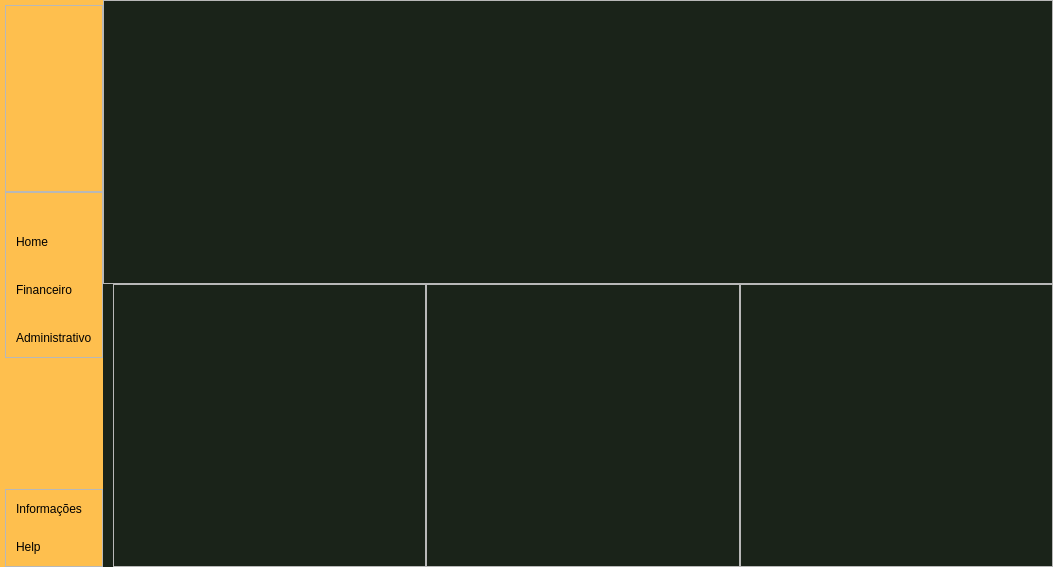
<?xml version="1.0" encoding="UTF-8"?>
<ui version="4.0">
 <class>extensivo</class>
 <widget class="QDialog" name="extensivo">
  <property name="geometry">
   <rect>
    <x>0</x>
    <y>0</y>
    <width>1053</width>
    <height>567</height>
   </rect>
  </property>
  <property name="windowTitle">
   <string>Dialog</string>
  </property>
  <layout class="QVBoxLayout" name="verticalLayout">
   <property name="spacing">
    <number>0</number>
   </property>
   <property name="leftMargin">
    <number>0</number>
   </property>
   <property name="topMargin">
    <number>0</number>
   </property>
   <property name="rightMargin">
    <number>0</number>
   </property>
   <property name="bottomMargin">
    <number>0</number>
   </property>
   <item>
    <widget class="QWidget" name="widget" native="true">
     <property name="styleSheet">
      <string notr="true"/>
     </property>
     <layout class="QHBoxLayout" name="horizontalLayout">
      <property name="spacing">
       <number>0</number>
      </property>
      <property name="leftMargin">
       <number>0</number>
      </property>
      <property name="topMargin">
       <number>0</number>
      </property>
      <property name="rightMargin">
       <number>0</number>
      </property>
      <property name="bottomMargin">
       <number>0</number>
      </property>
      <item alignment="Qt::AlignLeft">
       <widget class="QWidget" name="leftMenu" native="true">
        <property name="styleSheet">
         <string notr="true">#leftMenu
{
	
	background-color: rgb(254, 191, 78);
}</string>
        </property>
        <layout class="QVBoxLayout" name="verticalLayout_2">
         <property name="spacing">
          <number>0</number>
         </property>
         <property name="leftMargin">
          <number>5</number>
         </property>
         <property name="topMargin">
          <number>0</number>
         </property>
         <property name="rightMargin">
          <number>0</number>
         </property>
         <property name="bottomMargin">
          <number>0</number>
         </property>
         <item alignment="Qt::AlignLeft">
          <widget class="QWidget" name="leftMenuSub" native="true">
           <layout class="QVBoxLayout" name="verticalLayout_3">
            <property name="spacing">
             <number>0</number>
            </property>
            <property name="leftMargin">
             <number>0</number>
            </property>
            <property name="topMargin">
             <number>5</number>
            </property>
            <property name="rightMargin">
             <number>0</number>
            </property>
            <property name="bottomMargin">
             <number>0</number>
            </property>
            <item>
             <widget class="QFrame" name="frame">
              <property name="frameShape">
               <enum>QFrame::StyledPanel</enum>
              </property>
              <property name="frameShadow">
               <enum>QFrame::Raised</enum>
              </property>
              <layout class="QHBoxLayout" name="horizontalLayout_2">
               <property name="spacing">
                <number>0</number>
               </property>
               <property name="leftMargin">
                <number>0</number>
               </property>
               <property name="topMargin">
                <number>0</number>
               </property>
               <property name="rightMargin">
                <number>0</number>
               </property>
               <property name="bottomMargin">
                <number>0</number>
               </property>
               <item alignment="Qt::AlignLeft">
                <widget class="QLabel" name="logo">
                 <property name="maximumSize">
                  <size>
                   <width>166</width>
                   <height>56</height>
                  </size>
                 </property>
                 <property name="styleSheet">
                  <string notr="true">#logo
{
	backgroud-repeat: no-repeat;
backgroud-position: center;
}</string>
                 </property>
                 <property name="text">
                  <string/>
                 </property>
                 <property name="pixmap">
                  <pixmap>../../img plural/nova.png</pixmap>
                 </property>
                 <property name="scaledContents">
                  <bool>true</bool>
                 </property>
                </widget>
               </item>
              </layout>
             </widget>
            </item>
            <item alignment="Qt::AlignTop">
             <widget class="QFrame" name="frame_2">
              <property name="sizePolicy">
               <sizepolicy hsizetype="Preferred" vsizetype="Preferred">
                <horstretch>0</horstretch>
                <verstretch>0</verstretch>
               </sizepolicy>
              </property>
              <property name="frameShape">
               <enum>QFrame::StyledPanel</enum>
              </property>
              <property name="frameShadow">
               <enum>QFrame::Raised</enum>
              </property>
              <layout class="QVBoxLayout" name="verticalLayout_4">
               <property name="spacing">
                <number>0</number>
               </property>
               <property name="leftMargin">
                <number>0</number>
               </property>
               <property name="topMargin">
                <number>10</number>
               </property>
               <property name="rightMargin">
                <number>0</number>
               </property>
               <property name="bottomMargin">
                <number>10</number>
               </property>
               <item>
                <widget class="QPushButton" name="homeButton">
                 <property name="toolTip">
                  <string>Home</string>
                 </property>
                 <property name="styleSheet">
                  <string notr="true">#homeButton
{
	border: none;
	backgroud-color: transparent;
	backgroud: none;
	padding: 2px 10px;
	margin: 0;
	text-align: left;
	margin-top: 30px
}</string>
                 </property>
                 <property name="text">
                  <string>Home</string>
                 </property>
                 <property name="icon">
                  <iconset>
                   <normaloff>../../img plural/feather/home.svg</normaloff>../../img plural/feather/home.svg</iconset>
                 </property>
                 <property name="iconSize">
                  <size>
                   <width>24</width>
                   <height>24</height>
                  </size>
                 </property>
                </widget>
               </item>
               <item>
                <widget class="QPushButton" name="finButton">
                 <property name="toolTip">
                  <string>Financeiro</string>
                 </property>
                 <property name="styleSheet">
                  <string notr="true">#finButton
{
	border: none;
	backgroud-color: transparent;
	backgroud: none;
	padding: 2px 10px;
	margin: 0;
	text-align: left;
	margin-top: 30px
}</string>
                 </property>
                 <property name="text">
                  <string>Financeiro</string>
                 </property>
                 <property name="icon">
                  <iconset>
                   <normaloff>../../img plural/feather/dollar-sign.svg</normaloff>../../img plural/feather/dollar-sign.svg</iconset>
                 </property>
                 <property name="iconSize">
                  <size>
                   <width>24</width>
                   <height>24</height>
                  </size>
                 </property>
                </widget>
               </item>
               <item>
                <widget class="QPushButton" name="admButton">
                 <property name="toolTip">
                  <string>Administrativo</string>
                 </property>
                 <property name="styleSheet">
                  <string notr="true">#admButton
{
	border: none;
	backgroud-color: transparent;
	backgroud: none;
	margin: 0;
	text-align: left;
	padding: 2px 10px;
	margin-top: 30px
}</string>
                 </property>
                 <property name="text">
                  <string>Administrativo</string>
                 </property>
                 <property name="icon">
                  <iconset>
                   <normaloff>../../img plural/feather/archive.svg</normaloff>../../img plural/feather/archive.svg</iconset>
                 </property>
                 <property name="iconSize">
                  <size>
                   <width>24</width>
                   <height>24</height>
                  </size>
                 </property>
                </widget>
               </item>
              </layout>
             </widget>
            </item>
            <item alignment="Qt::AlignBottom">
             <widget class="QFrame" name="frame_3">
              <property name="frameShape">
               <enum>QFrame::StyledPanel</enum>
              </property>
              <property name="frameShadow">
               <enum>QFrame::Raised</enum>
              </property>
              <layout class="QVBoxLayout" name="verticalLayout_5">
               <property name="spacing">
                <number>0</number>
               </property>
               <property name="leftMargin">
                <number>0</number>
               </property>
               <property name="topMargin">
                <number>10</number>
               </property>
               <property name="rightMargin">
                <number>0</number>
               </property>
               <property name="bottomMargin">
                <number>10</number>
               </property>
               <item>
                <widget class="QPushButton" name="infoButton">
                 <property name="toolTip">
                  <string>Help</string>
                 </property>
                 <property name="styleSheet">
                  <string notr="true">#infoButton
{
	border: none;
	backgroud-color: transparent;
	backgroud: none;
	padding: 2px 10px;
	margin: 0;
	text-align: left;
}</string>
                 </property>
                 <property name="text">
                  <string>Informações</string>
                 </property>
                 <property name="icon">
                  <iconset>
                   <normaloff>../../img plural/feather/info.svg</normaloff>../../img plural/feather/info.svg</iconset>
                 </property>
                 <property name="iconSize">
                  <size>
                   <width>24</width>
                   <height>24</height>
                  </size>
                 </property>
                </widget>
               </item>
               <item>
                <widget class="QPushButton" name="helpButton">
                 <property name="toolTip">
                  <string>Help</string>
                 </property>
                 <property name="styleSheet">
                  <string notr="true">#helpButton
{
	border: none;
	backgroud-color: transparent;
	backgroud: none;
	padding: 2px 10px;
	margin: 0;
	text-align: left;
	margin-top: 20px
}</string>
                 </property>
                 <property name="text">
                  <string>Help</string>
                 </property>
                 <property name="icon">
                  <iconset>
                   <normaloff>../../img plural/feather/help-circle.svg</normaloff>../../img plural/feather/help-circle.svg</iconset>
                 </property>
                 <property name="iconSize">
                  <size>
                   <width>24</width>
                   <height>24</height>
                  </size>
                 </property>
                </widget>
               </item>
              </layout>
             </widget>
            </item>
           </layout>
          </widget>
         </item>
        </layout>
       </widget>
      </item>
      <item>
       <widget class="QWidget" name="rightMenu" native="true">
        <property name="sizePolicy">
         <sizepolicy hsizetype="Expanding" vsizetype="Preferred">
          <horstretch>0</horstretch>
          <verstretch>0</verstretch>
         </sizepolicy>
        </property>
        <property name="maximumSize">
         <size>
          <width>16777215</width>
          <height>16777215</height>
         </size>
        </property>
        <property name="styleSheet">
         <string notr="true">#rightMenu
{
	
	background-color: rgb(26, 35, 25);
}</string>
        </property>
        <layout class="QVBoxLayout" name="verticalLayout_11">
         <property name="spacing">
          <number>0</number>
         </property>
         <property name="leftMargin">
          <number>0</number>
         </property>
         <property name="topMargin">
          <number>0</number>
         </property>
         <property name="rightMargin">
          <number>0</number>
         </property>
         <property name="bottomMargin">
          <number>0</number>
         </property>
         <item>
          <widget class="QFrame" name="frame_6">
           <property name="frameShape">
            <enum>QFrame::StyledPanel</enum>
           </property>
           <property name="frameShadow">
            <enum>QFrame::Raised</enum>
           </property>
           <layout class="QVBoxLayout" name="verticalLayout_6">
            <property name="spacing">
             <number>0</number>
            </property>
            <property name="leftMargin">
             <number>40</number>
            </property>
            <property name="topMargin">
             <number>10</number>
            </property>
            <property name="rightMargin">
             <number>0</number>
            </property>
            <property name="bottomMargin">
             <number>0</number>
            </property>
            <item alignment="Qt::AlignHCenter|Qt::AlignTop">
             <widget class="QLabel" name="label_4">
              <property name="maximumSize">
               <size>
                <width>200</width>
                <height>90</height>
               </size>
              </property>
              <property name="font">
               <font>
                <pointsize>12</pointsize>
               </font>
              </property>
              <property name="styleSheet">
               <string notr="true">#label_4
{
	margin-top:10px;
	color: rgb(255, 255, 255);
}</string>
              </property>
              <property name="text">
               <string/>
              </property>
              <property name="pixmap">
               <pixmap>../../img plural/LOGO_extensivo_2022-amarelo.png</pixmap>
              </property>
              <property name="scaledContents">
               <bool>true</bool>
              </property>
             </widget>
            </item>
           </layout>
          </widget>
         </item>
         <item>
          <widget class="QWidget" name="widget_2" native="true">
           <layout class="QHBoxLayout" name="horizontalLayout_4">
            <property name="spacing">
             <number>0</number>
            </property>
            <property name="leftMargin">
             <number>10</number>
            </property>
            <property name="topMargin">
             <number>0</number>
            </property>
            <property name="rightMargin">
             <number>0</number>
            </property>
            <property name="bottomMargin">
             <number>0</number>
            </property>
            <item>
             <widget class="QFrame" name="frame_7">
              <property name="frameShape">
               <enum>QFrame::StyledPanel</enum>
              </property>
              <property name="frameShadow">
               <enum>QFrame::Raised</enum>
              </property>
              <layout class="QHBoxLayout" name="horizontalLayout_5"/>
             </widget>
            </item>
            <item>
             <widget class="QFrame" name="frame_5">
              <property name="frameShape">
               <enum>QFrame::StyledPanel</enum>
              </property>
              <property name="frameShadow">
               <enum>QFrame::Raised</enum>
              </property>
              <layout class="QHBoxLayout" name="horizontalLayout_3"/>
             </widget>
            </item>
            <item>
             <widget class="QFrame" name="frame_8">
              <property name="frameShape">
               <enum>QFrame::StyledPanel</enum>
              </property>
              <property name="frameShadow">
               <enum>QFrame::Raised</enum>
              </property>
              <layout class="QHBoxLayout" name="horizontalLayout_6"/>
             </widget>
            </item>
           </layout>
          </widget>
         </item>
        </layout>
       </widget>
      </item>
     </layout>
    </widget>
   </item>
  </layout>
 </widget>
 <resources/>
 <connections/>
</ui>
